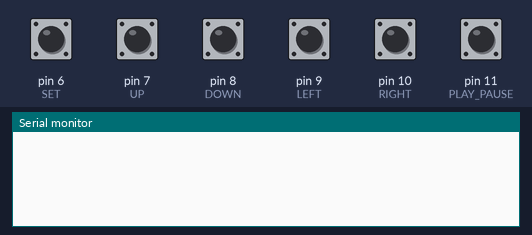
Bench run of a sketch on a simulated Arduino Mega 2560, built with avr-gcc and run on an emulated ATmega2560. On the bench: the last lines printed to the serial monitor. The inputs (shaded band) are chosen by the test bench; at power-on: pin 6 (SET), pin 7 (UP), pin 8 (DOWN), pin 9 (LEFT), pin 10 (RIGHT), pin 11 (PLAY_PAUSE) HIGH.

Above: at 1.2 s.
1.3 s: pin 6 (SET) pulled LOW for 0.15 s
At 2.5 s:
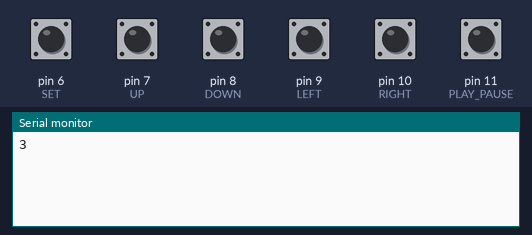
2.9 s: pin 7 (UP) pulled LOW for 0.15 s
At 3.8 s:
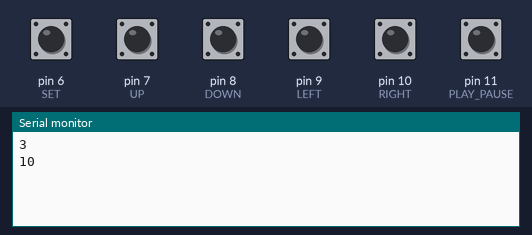
4.5 s: pin 8 (DOWN) pulled LOW for 0.15 s
At 5.0 s:
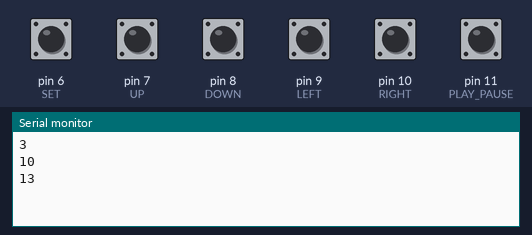
6.1 s: pin 9 (LEFT) pulled LOW for 0.15 s
At 7.3 s:
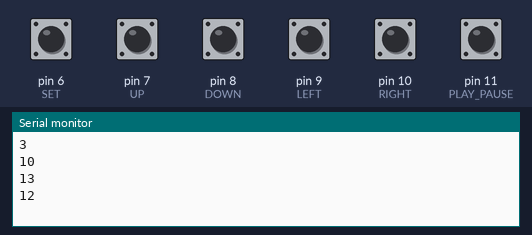
7.7 s: pin 11 (PLAY_PAUSE) pulled LOW for 0.15 s
At 8.6 s:
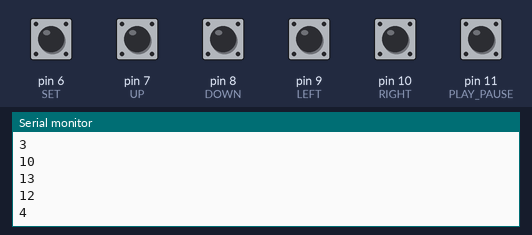
9.3 s: pin 8 (DOWN) pulled LOW for 1 s
At 9.9 s:
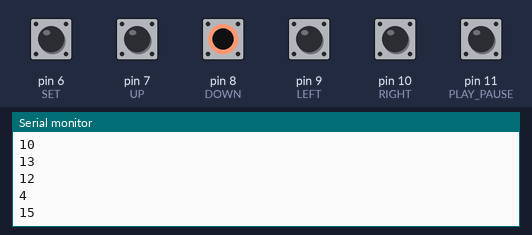
Timing chart, 0 to 12.3 s (numbered marks = the images above; inputs shaded):
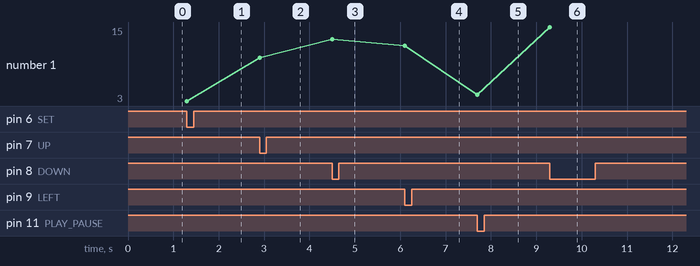

The sketch:

timelapse.ino
```cpp
void setup() {
  // put your setup code here, to run once:
  Serial.begin(9600);
  pinMode(7, INPUT_PULLUP); // UP
  pinMode(8, INPUT_PULLUP); // DOWN
  pinMode(9, INPUT_PULLUP); // LEFT
  pinMode(10, INPUT_PULLUP); // RIGHT
  pinMode(6, INPUT_PULLUP); // SET
  pinMode(11, INPUT_PULLUP); // PLAY_PAUSE
  Serial3.begin(115200);
}


#define MAX_VIDEOS 21


bool was_set_down = false;
bool was_up_down = false;
bool was_down_down = false;
bool was_left_down = false;
bool was_right_down = false;
bool was_play_pause_down = false;

int selected = 0;

int getXfromSelected(){
  return selected % 3;
  }

int getYfromSelected(){
  return (selected - (selected % 3)) / 3;
  }

int clamp(int val, int maxx, int minn){
  if (val >  maxx) return maxx;
  if (val < minn) return minn;
  return val;
  }


void loop() {
  // put your main code here, to run repeatedly:

//  SET KEY
  if (!digitalRead(6)) {
    if (!was_set_down){
      was_set_down = true;
      Serial.println("3");
      }
    }else {
      was_set_down = false;
    }


    //  PLAY KEY
  if (!digitalRead(11)) {
    if (!was_play_pause_down){
      was_play_pause_down = true;
      Serial.println("4");
      }
    }else {
      was_play_pause_down = false;
    }

//  UP KEY
  if (!digitalRead(7)) {
    if (!was_up_down){
      was_up_down = true;

      int x = getXfromSelected();
      int y = getYfromSelected();

      y -= 1;

      selected = clamp((y*3)+x, MAX_VIDEOS-1,0);


      Serial.println("1"+String(selected));
      delay(100);
      }
    }else {
      was_up_down = false;
    }


//  DOWN KEY
  if (!digitalRead(8)) {
    if (!was_down_down){
      was_down_down = true;

      int x = getXfromSelected();
      int y = getYfromSelected();

      y += 1;

      selected = clamp((y*3)+x, MAX_VIDEOS-1,0);

//      delay(100);
      Serial.println("1"+String(selected));
      delay(100);
      }
    }else {
      was_down_down = false;
    }

//  LEFT KEY
  if (!digitalRead(9)) {
    if (!was_left_down){
      was_left_down = true;

      selected = clamp(selected - 1, MAX_VIDEOS-1, 0);

//      delay(100);
      Serial.println("1"+String(selected));
delay(100);
      }
    }else {
      was_left_down = false;
    }

//  RIGHT KEY
  if (!digitalRead(10)) {
    if (!was_right_down){
      was_right_down = true;
      selected = clamp(selected + 1, MAX_VIDEOS-1, 0);
      Serial.println("1"+String(selected));
      delay(100);
      }
    }else {
      was_right_down = false;
    }

    int i = 0;
    while (Serial3.available()){
  if (i == 0){
//    Serial.println();
    int x = Serial3.read();
    if (x == 1){
      Serial.println("21");

      }else if (x == 254){
        Serial.println("20");
        }
    }else {
      Serial3.read();

      }
  i++;
  }

   // delay(50);
}
```

Measured:
- after the input at 1.3 s, the serial monitor: prints a new line at once (image 1)
- after the input at 2.9 s, the serial monitor: prints a new line at once (image 2)
- after the input at 4.5 s, the serial monitor: prints a new line at once (image 3)
- after the input at 6.1 s, the serial monitor: prints a new line at once (image 4)
- after the input at 7.7 s, the serial monitor: prints a new line at once (image 5)
- after the input at 9.3 s, the serial monitor: prints a new line at once (image 6)
- plotted number 1: 3 → 10 after the input at 2.9 s, 10 → 13 after the input at 4.5 s, 13 → 12 after the input at 6.1 s, 12 → 4 after the input at 7.7 s, 4 → 15 after the input at 9.3 s
